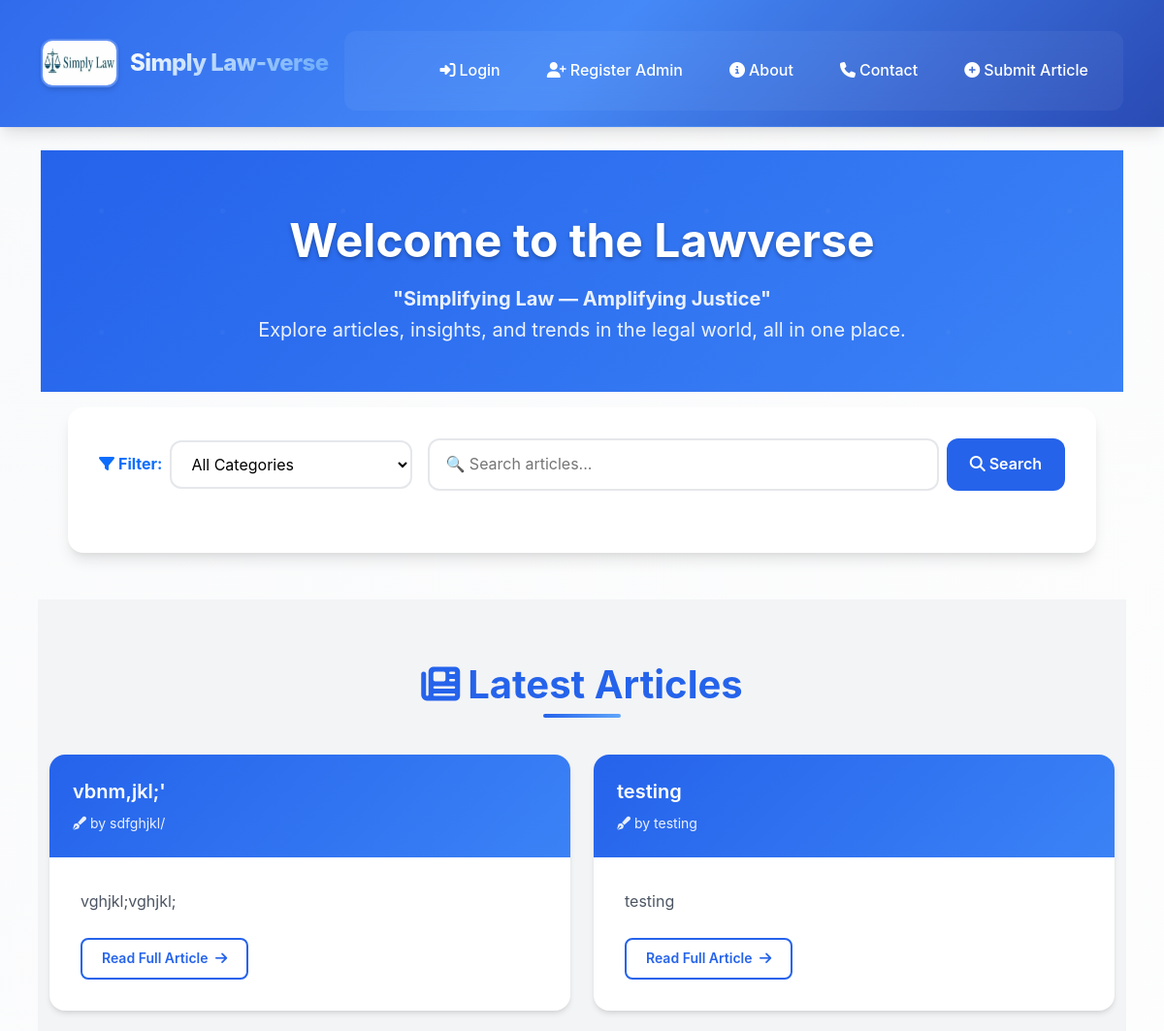
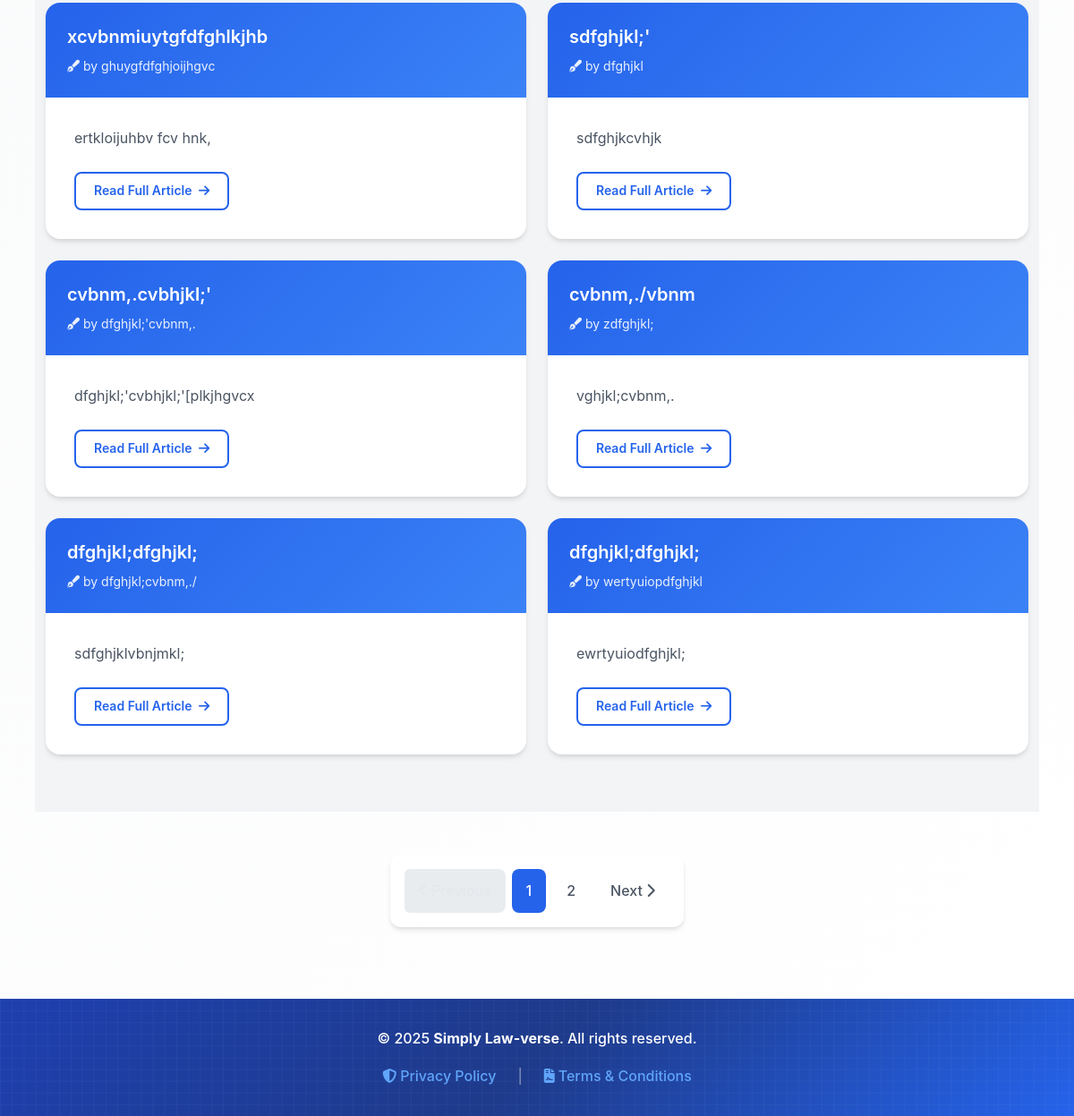
The page / on the database its author committed (2 pictures, top to bottom).
### models.py (models this page shows)
class Article(db.Model):
    id = db.Column(db.Integer, primary_key=True)
    email = db.Column(db.String(120))
    title = db.Column(db.String(100), nullable=False)
    content = db.Column(db.Text, nullable=False)
    author = db.Column(db.String(100), nullable=False)
    date_posted = db.Column(db.DateTime, default=datetime.utcnow)
    comments = db.relationship('Comment', backref='article', lazy=True)
    likes = db.Column(db.Integer, default=0, nullable=False)
    status = db.Column(db.String(20), nullable=False, default='pending')
    views = db.Column(db.Integer, default=0)
    date_submitted = db.Column(db.DateTime, default=datetime.utcnow)
    cover_image = db.Column(db.String(100))  # New field
    document_filename = db.Column(db.String(120), nullable=True)
    category = db.Column(db.String(100), nullable=False, default='General')
    approved = db.Column(db.Boolean, default=False)  # <- important!

### routes.py (the view, shortened to what this page needs)
    @app.route('/')
    def home():
        page = request.args.get('page', 1, type=int)
        category = request.args.get('category')
        search_query = request.args.get('search', '', type=str)
        per_page = 8
        trending_articles = Article.query.order_by(Article.likes.desc()).limit(3).all()
        query = Article.query.filter(Article.status == 'approved')
        if category:
            query = query.filter(Article.category == category)
        articles = query.order_by(Article.likes.desc(), Article.date_posted.desc())\
                        .paginate(page=page, per_page=per_page)
        categories = db.session.query(Article.category).distinct().all()
        return render_template('home.html', articles=articles, categories=categories,
                               selected_category=category, search_query=search_query, trending_articles=trending_articles)

### templates/home.html (shortened to what this page needs)
{% extends 'layout.html' %}
{% block content %}
<div class="hero-section">
  <div class="container hero-content">
    <div class="text-center">
      <h1 class="hero-title">Welcome to the Lawverse</h1>
      <p class="hero-subtitle">
      <strong>"Simplifying Law — Amplifying Justice" </strong> <br>
      Explore articles, insights, and trends in the legal world, all in one place.
      </p>
    </div>
  </div>
</div>
<div class="container">
  <div class="search-filter-section">
    <form method="get" action="{{ url_for('home') }}" class="filter-form">
      <div class="d-flex align-items-center gap-2">
        <label for="category" class="form-label mb-0 fw-bold text-primary">
          <i class="fas fa-filter me-1"></i>Filter:
        </label>
        <select class="category-select" name="category" onchange="this.form.submit()">
          <option value="">All Categories</option>
        </select>
      </div>
      <div class="search-container">
        <input type="text" class="search-input" name="search"
               placeholder="🔍 Search articles..." value="{{ search_query }}">
        <button type="submit" class="search-btn">
          <i class="fas fa-search me-1"></i>Search
        </button>
      </div>
    </form>
  </div>
<div class="articles-section">
  <div class="container">
    {% if articles %}
      <h2 class="section-title" style="color: #2563eb;">
        <i class="fas fa-newspaper me-2"></i>Latest Articles
      </h2>
      <div class="row row-cols-1 row-cols-md-2 g-4">
        {% for article in articles %}
        <div class="col">
          <div class="article-card">
            <div class="article-header">
              <h5 class="article-title">
                <a href="{{ url_for('read_more', article_id=article.id) }}">
                  {{ article.title }}
                </a>
              </h5>
              <p class="article-author">
                <i class="fas fa-pen-fancy me-1"></i>by {{ article.author }}
              </p>
            </div>
            <div class="article-body">
              <p class="article-content">
                {{ article.content[:300] }}{% if article.content|length > 300 %}...{% endif %}
              </p>
              <a href="{{ url_for('read_more', article_id=article.id) }}" class="read-more-btn">
                Read Full Article <i class="fas fa-arrow-right ms-1"></i>
              </a>
            </div>
          </div>
        </div>
        {% endfor %}
      </div>
    {% else %}
      <div class="empty-state">
        <i class="fas fa-file-alt"></i>
        <h3>No Articles Found</h3>
        <p>No approved articles available at the moment. Please check back soon for fresh content!</p>
      </div>
    {% endif %}
  </div>
</div>
{% if articles and articles.pages > 1 %}
<div class="container">
  <div class="pagination-container">
    <nav aria-label="Page navigation">
      <ul class="pagination">
        {% if articles.has_prev %}
          <li class="page-item">
            <a class="page-link" href="{{ url_for('home', page=articles.prev_num, category=selected_category, search=search_query) }}">
              <i class="fas fa-chevron-left me-1"></i>Previous
            </a>
          </li>
        {% else %}
          <li class="page-item disabled">
            <span class="page-link">
              <i class="fas fa-chevron-left me-1"></i>Previous
            </span>
          </li>
        {% endif %}
        {% for page_num in articles.iter_pages(left_edge=1, right_edge=1, left_current=2, right_current=2) %}
          {% if page_num %}
            {% if page_num == articles.page %}
              <li class="page-item active">
                <span class="page-link">{{ page_num }}</span>
              </li>
            {% else %}
              <li class="page-item">
                <a class="page-link" href="{{ url_for('home', page=page_num, category=selected_category, search=search_query) }}">
                  {{ page_num }}
                </a>
              </li>
            {% endif %}
          {% else %}
            <li class="page-item disabled">
              <span class="page-link">…</span>
            </li>
          {% endif %}
        {% endfor %}
        {% if articles.has_next %}
          <li class="page-item">
            <a class="page-link" href="{{ url_for('home', page=articles.next_num, category=selected_category, search=search_query) }}">
              Next<i class="fas fa-chevron-right ms-1"></i>
            </a>
          </li>
        {% else %}
          <li class="page-item disabled">
            <span class="page-link">
              Next<i class="fas fa-chevron-right ms-1"></i>
            </span>
          </li>
        {% endif %}
      </ul>
    </nav>
  </div>
</div>
{% endif %}
{% endblock %}

### templates/layout.html (style rules this page uses)
:root { --primary-blue: #2563eb; --secondary-blue: #3b82f6; --dark-blue: #1e40af; --light-blue: #60a5fa; --accent-blue: #93c5fd; --navy-blue: #1e3a8a; --white: #ffffff; --gray-50: #f9fafb; --gray-100: #f3f4f6; --gray-200: #e5e7eb; --gray-600: #4b5563; --gray-900: #111827; --shadow-sm: 0 1px 2px 0 rgba(0, 0, 0, 0.05); --shadow-md: 0 4px 6px -1px rgba(0, 0, 0, 0.1), 0 2px 4px -1px rgba(0, 0, 0, 0.06); --shadow-lg: 0 10px 15px -3px rgba(0, 0, 0, 0.1), 0 4px 6px -2px rgba(0, 0, 0, 0.05); --shadow-xl: 0 20px 25px -5px rgba(0, 0, 0, 0.1), 0 10px 10px -5px rgba(0, 0, 0, 0.04); }
* { box-sizing: border-box; }
body { background: linear-gradient(135deg, var(--gray-50) 0%, var(--white) 100%); font-family: -apple-system, BlinkMacSystemFont, 'Segoe UI', 'Roboto', 'Helvetica Neue', Arial, sans-serif; line-height: 1.6; margin: 0; padding: 0; }

### rows shown on the page
Article: title "vbnm,jkl;'", author "sdfghjkl/", content "vghjkl;vghjkl;"
Article: title "testing", author "testing", content "testing"
Article: title "xcvbnmiuytgfdfghlkjhb", author "ghuygfdfghjoijhgvc", content "ertkloijuhbv fcv hnk,"
Article: title "sdfghjkl;'", author "dfghjkl", content "sdfghjkcvhjk"
Article: title "cvbnm,.cvbhjkl;'", author "dfghjkl;'cvbnm,.", content "dfghjkl;'cvbhjkl;'[plkjhgvcx"
Article: title "cvbnm,./vbnm", author "zdfghjkl;", content "vghjkl;cvbnm,."
Article: title "dfghjkl;dfghjkl;", author "dfghjkl;cvbnm,./", content "sdfghjklvbnjmkl;"
Article: title "dfghjkl;dfghjkl;", author "wertyuiopdfghjkl", content "ewrtyuiodfghjkl;"

### other values the page prints
{{ page_num }} "1"
{{ page_num }} "2"
{{ current_year or '2025' }} "2025"
